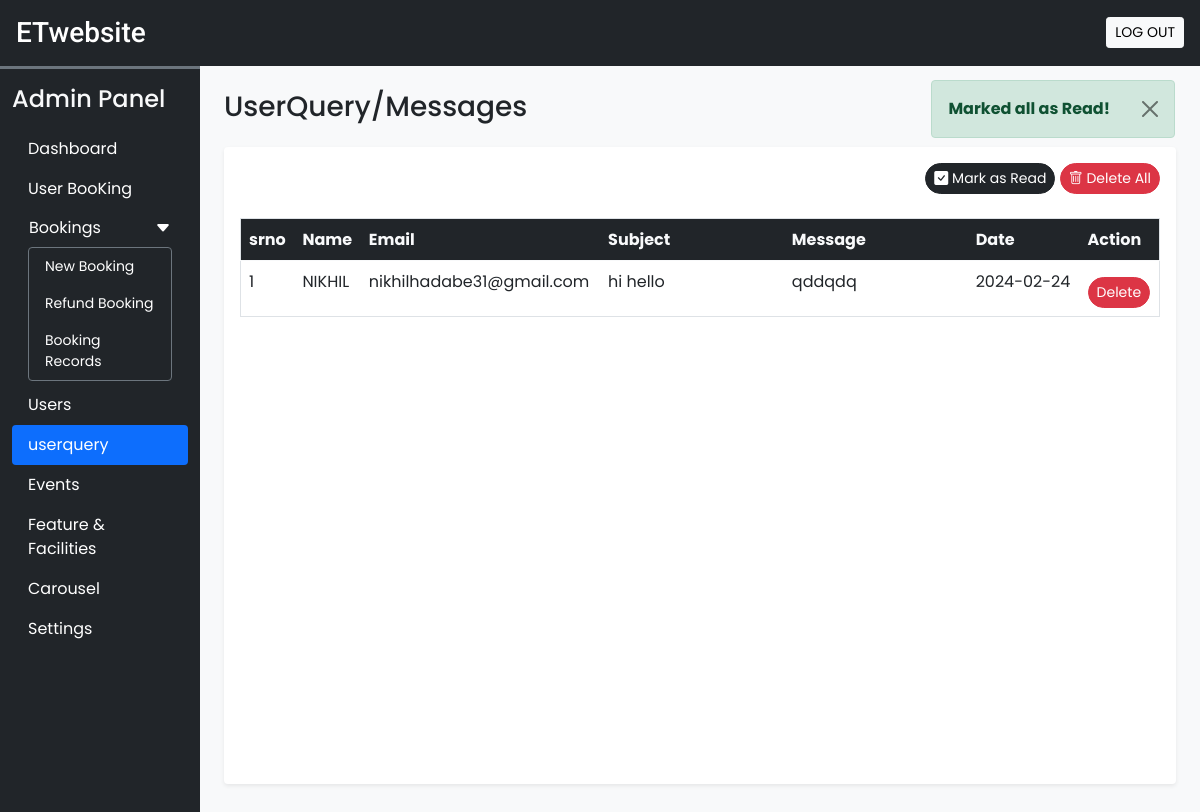
The page /admin/userquery.php?seen=all (signed in) on the database its author committed.
### tables this page shows
CREATE TABLE `userquery` (
  `srno` int(11) NOT NULL,
  `name` varchar(50) NOT NULL,
  `email` varchar(150) NOT NULL,
  `subject` varchar(200) NOT NULL,
  `message` varchar(500) NOT NULL,
  `date` date NOT NULL DEFAULT current_timestamp(),
  `seen` tinyint(4) NOT NULL DEFAULT 0
);

### admin/inc/dbconfig.php (called while the page is built, shortened)
<?php
function filteration($data)
{
    foreach ($data as $key => $value) {
        $value = trim($value);
        $value = stripslashes($value);
        $value = htmlspecialchars($value);
        $value = strip_tags($value);
        $data['key']= $value;
    }
    return $data;
}
function update($sql,$values,$datatypes)
{
  $con = $GLOBALS['con'];
  if($stmt = mysqli_prepare($con,$sql))
  {
     mysqli_stmt_bind_param($stmt,$datatypes,...$values);
     if(mysqli_stmt_execute($stmt))
     {
       $res= mysqli_stmt_affected_rows($stmt);
       return $res;
     }
     else{
        mysqli_stmt_close($stmt);
        die("Querry cannot be executed- Update");
     }
  }
  else{
   die("Querry cannot be prepared -Update");
  }
}
?>

### admin/userquery.php (the view, shortened to what this page needs)
<?php
require('inc/essentials.php');
require('inc/dbconfig.php');
if (isset($_GET['seen'])) {
    $frm_data = filteration($_GET);
    if ($frm_data['seen'] == 'all') {
        $q = "UPDATE userquery SET seen=?";
        $values = [1];
        if (update($q, $values, 'i')) {
            alert('success', 'Marked  all as Read!');
        } else {
            alert('error', 'Operation Failed!');
        }
    }
}
?>
<!DOCTYPE html>
<html lang="en">
<head>
    <?php require('inc/links.php') ?>
</head>
<body class="bg-light">
    <?php require('inc/header.php') ?>
    <div class="container-fluid" id="main-content">
        <div class="row">
            <div class="col-lg-10 ms-auto p-4 overflow-hidden">
                <h3 class="mb-4">UserQuery/Messages</h3>
                <div class="card border-0 shadow-sm mb-4">
                    <div class="card-body">
                        <div class="text-end mb-4">
                            <a href="?seen=all" class="btn btn-dark rounded-pill shadow-none btn-sm">
                                <i class="bi bi-check-square-fill"></i> Mark as Read</a>
                            <a href="?del=all" class="btn btn-danger rounded-pill shadow-none btn-sm">
                                <i class="bi bi-trash"></i> Delete All</a>
                        </div>
                        <div class="table-responsive-md" style="height:550px; overflow-y:scroll">
                            <table class="table table-hover border">
                                <thead class="">
                                    <tr class="bg-dark text-light">
                                        <th scope="col">srno</th>
                                        <th scope="col">Name</th>
                                        <th scope="col">Email</th>
                                        <th scope="col" width="20%">Subject</th>
                                        <th scope="col" width="20%">Message</th>
                                        <th scope="col">Date</th>
                                        <th scope="col">Action</th>
                                    </tr>
                                </thead>
                                <tbody>
                                    <?php
                                    $q = "SELECT * FROM userquery ORDER BY srno DESC";
                                    $data = mysqli_query($con, $q);
                                    $i = 1;
                                    while ($row = mysqli_fetch_assoc($data)) {
                                        $seen = '';
                                        $seen.= "<a href='?del=$row[srno]' class='btn btn-sm rounded-pill btn-danger mt-2'>Delete</a>";
                                        echo "<tr>
                                                <td>$i</td>
                                                <td>{$row['name']}</td>
                                                <td>{$row['email']}</td>
                                                <td>{$row['subject']}</td>
                                                <td>{$row['message']}</td>
                                                <td>{$row['date']}</td>
                                                <td>$seen</td>
                                            </tr>";
                                        $i++;
                                    }
                                    ?>
                                </tbody>
                            </table>
                        </div>
                    </div>
                </div>
            </div>
        </div>
    </div>
</body>
</html>

### admin/css/common.css (style rules this page uses)
:root { --teal: #2ec1ac; --teal_hover:#279e8c; }
* { font-family: 'Poppins', sans-serif; }

### rows shown on the page
userquery: name "NIKHIL", email "nikhilhadabe31@gmail.com", subject "hi hello", message "qddqdq", date "2024-02-24"

### other values the page prints
$msg "Marked all as Read!"
